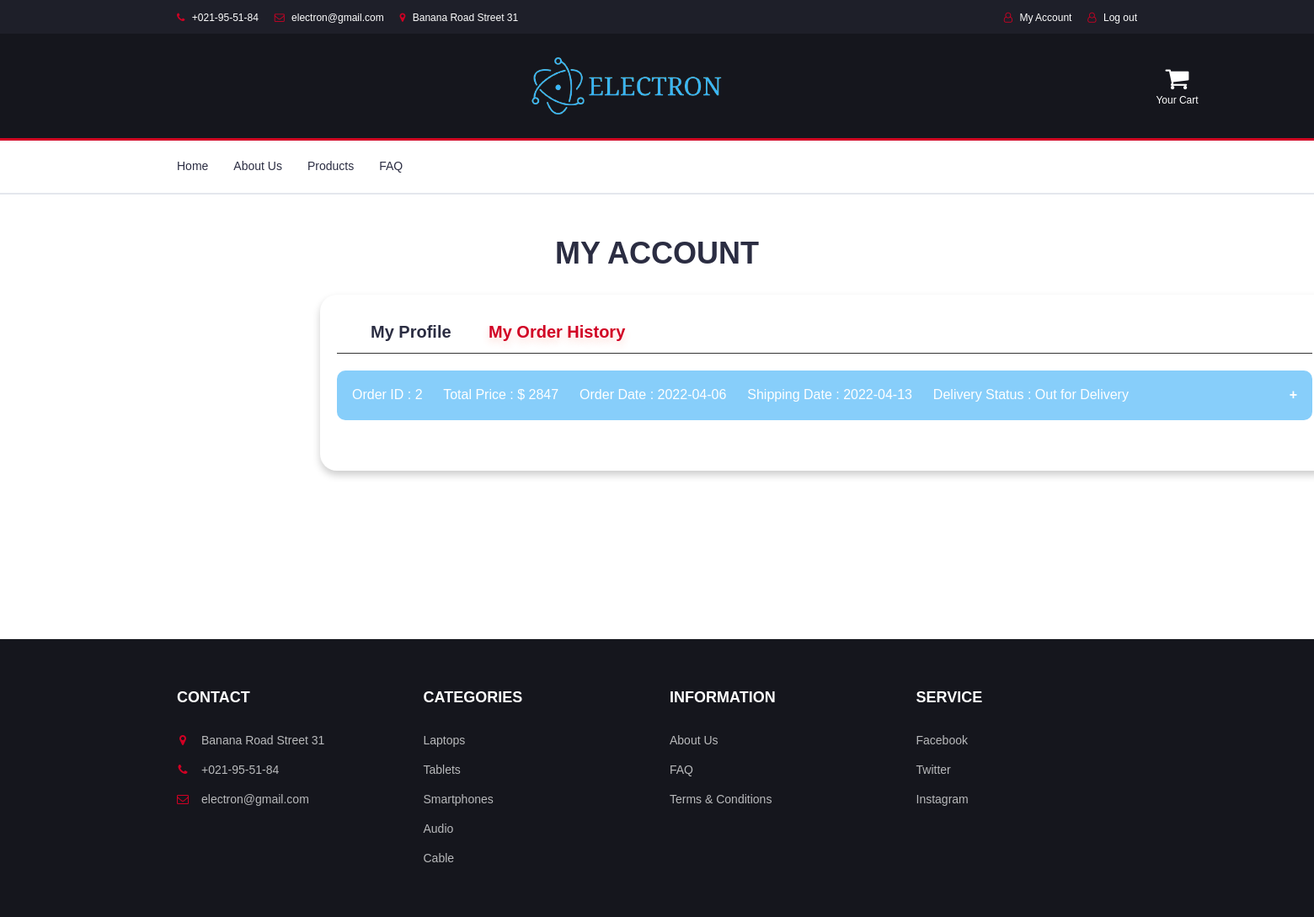
Screenshot of /myorderhistory.php (signed in) with the database file from the repository.
### tables this page shows
CREATE TABLE `order1` (
  `order_id` int(11) NOT NULL,
  `user_email` varchar(255) NOT NULL,
  `total_price` int(11) NOT NULL,
  `address` varchar(535) NOT NULL,
  `order_date` date NOT NULL,
  `shipping_date` date NOT NULL,
  `delivery_status` varchar(535) NOT NULL
);

### myorderhistory.php (the view, shortened to what this page needs)
<?php
    $conn = connection();
?>
<?php
    $email = $_SESSION['email'];
    $queryorder = "SELECT * FROM `order1` WHERE `user_email` LIKE '$email'";
    $order = $conn->query($queryorder) or die($conn->error);
    $orderrow = $order->fetch_assoc();
    $check_order = "SELECT * FROM `order1` WHERE `user_email`='$email'";
    $check_order2 = mysqli_query($conn, $check_order);
    $count_order =  mysqli_num_rows($check_order2);
?>
<!DOCTYPE html>
<html lang="en">
<head>
    <link rel="stylesheet" href="https://cdnjs.cloudflare.com/ajax/libs/font-awesome/4.7.0/css/font-awesome.min.css">
</head>
<body>
    <div class="title"><h1>MY ACCOUNT</h1></div>
    <div class="pcontainer">
        <div class="profilenavbar">
            <a href="myprofile.php" class="myprofilelink">My Profile</a>
            <div class="orderhistorylink">My Order History</div>
        </div>
        <?php if($count_order != 0) { ?>
            <div class="orderhistory">
                <?php do { ?>
                    <div class="collap">
                        <button type="button" class="collapsible">Order ID : <?= $orderrow['order_id'] ?> &emsp; Total Price : $ <?= $orderrow['total_price'] ?> &emsp; Order Date : <?= $orderrow['order_date'] ?> &emsp; Shipping Date : <?= $orderrow['shipping_date'] ?> &emsp; Delivery Status : <?= $orderrow['delivery_status'] ?></button>
                    </div>
                <?php } while ($orderrow = $order->fetch_assoc()); ?>
            </div>
        <?php } ?>
        <br><br><br>
    </div>
    <br><br><br><br><br><br><br><br><br><br>
</body>
</html>

### css/style.css (style rules this page uses)
body { font-family: 'Montserrat', sans-serif; font-weight: 400; color: #333; }
h1, h2, h3, h4, h5, h6 { color: #2B2D42; font-weight: 700; margin: 0 0 10px; }
a { color: #2B2D42; font-weight: 500; -webkit-transition: 0.2s color; transition: 0.2s color; }
ul, ol { margin: 0; padding: 0; list-style: none }
.section { padding-top: 30px; padding-bottom: 30px; }
#top-header { padding-top: 10px; padding-bottom: 10px; background-color: #1E1F29; }
.header-links li { display: inline-block; margin-right: 15px; font-size: 12px; }
.header-links li:last-child { margin-right: 0px; }
.header-links li a { color: #FFF; }
.header-links li i { color: #D10024; margin-right: 5px; }
#header { padding-top: 15px; padding-bottom: 15px; background-color: #15161D; }
.header-logo { float: left; }
.header-logo .logo img { display: block; width: 200px; }
.header-ctn { float: right; padding: 15px 0px; }
.header-ctn>div { display: inline-block; }
.header-ctn>div>a { display: block; position: relative; width: 90px; text-align: center; color: #FFF; }
.header-ctn>div>a>i { display: block; font-size: 18px; }
.header-ctn>div>a>span { font-size: 12px; }
#navigation { background: #FFF; border-bottom: 2px solid #E4E7ED; border-top: 3px solid #D10024; }
.main-nav>li+li { margin-left: 30px }
.main-nav>li>a { padding: 20px 0px; }
.main-nav>li>a:after { content: ""; display: block; width: 0%; height: 2px; background-color: #D10024; -webkit-transition: 0.2s all; transition: 0.2s all; }
#footer { background: #15161D; color: #B9BABC; }
.footer { margin: 30px 0px; }
.footer .footer-title { color: #FFF; text-transform: uppercase; font-size: 18px; margin: 0px 0px 30px; }
.footer-links li+li { margin-top: 15px; }
.footer-links li a { color: #B9BABC; }
.footer-links li i { margin-right: 15px; color: #D10024; width: 14px; text-align: center; }

### myorderhistory.php (style rules this page uses)
* { font-family: 'Poppings', sans-serif; }
.title { margin-top: 50px; display: flex; justify-content: center; font-size: 18px; }
.pcontainer { border-radius: 20px; position: relative; margin-top: 20px; left: 380px; width: 1200px; height: auto; box-shadow: 0 .5rem 1rem rgba(0,0,0,0.2); }
.profilenavbar { width: 96.5%; margin: 0 20px 0 20px; padding-top: 30px; padding-bottom: 10px; font-size: 20px; color: #333; border-bottom: 1px solid #333; }
.myprofilelink { padding-left: 40px; font-weight: bold; position: absolute; }
.orderhistorylink { padding-left: 180px; font-weight: bold; color: #D10024; text-shadow: 0 .5rem 1rem rgba(238, 75, 43, 0.2); }
.collapsible { margin-top: 20px; margin-left: 20px; background-color: #87CEFA; color: white; cursor: pointer; padding: 18px; width: 96.5%; border: none; border-radius: 10px; text-align: left; outline: none; font-size: 16px; }
.collapsible:after { content: '\002B'; color: white; font-weight: bold; float: right; margin-left: 5px; }

### rows the page displays
order1: order_id "2", total_price "2847", order_date "2022-04-06", shipping_date "2022-04-13", delivery_status "Out for Delivery"
